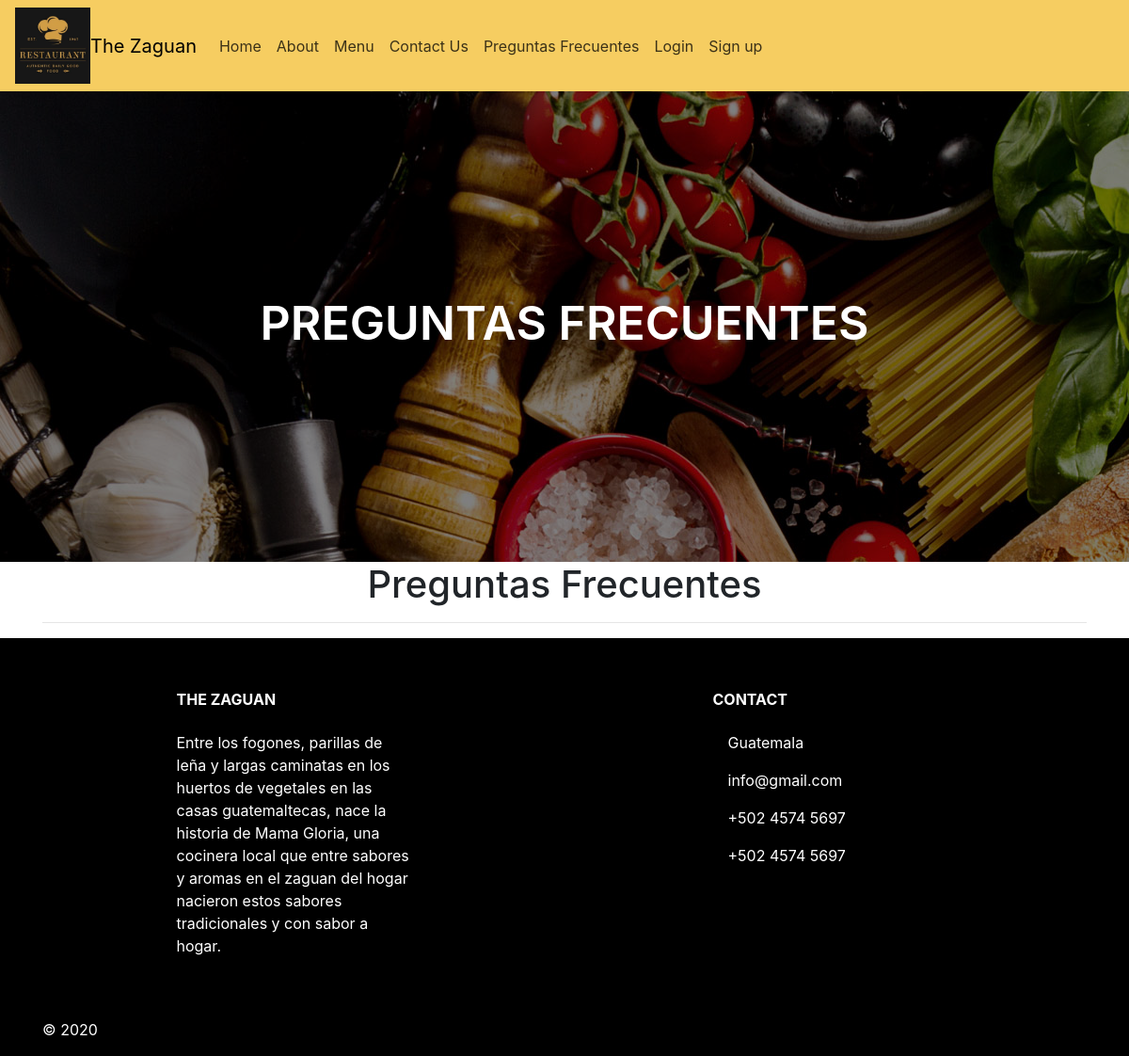
The app's page /paginas/preguntas.php, older data.
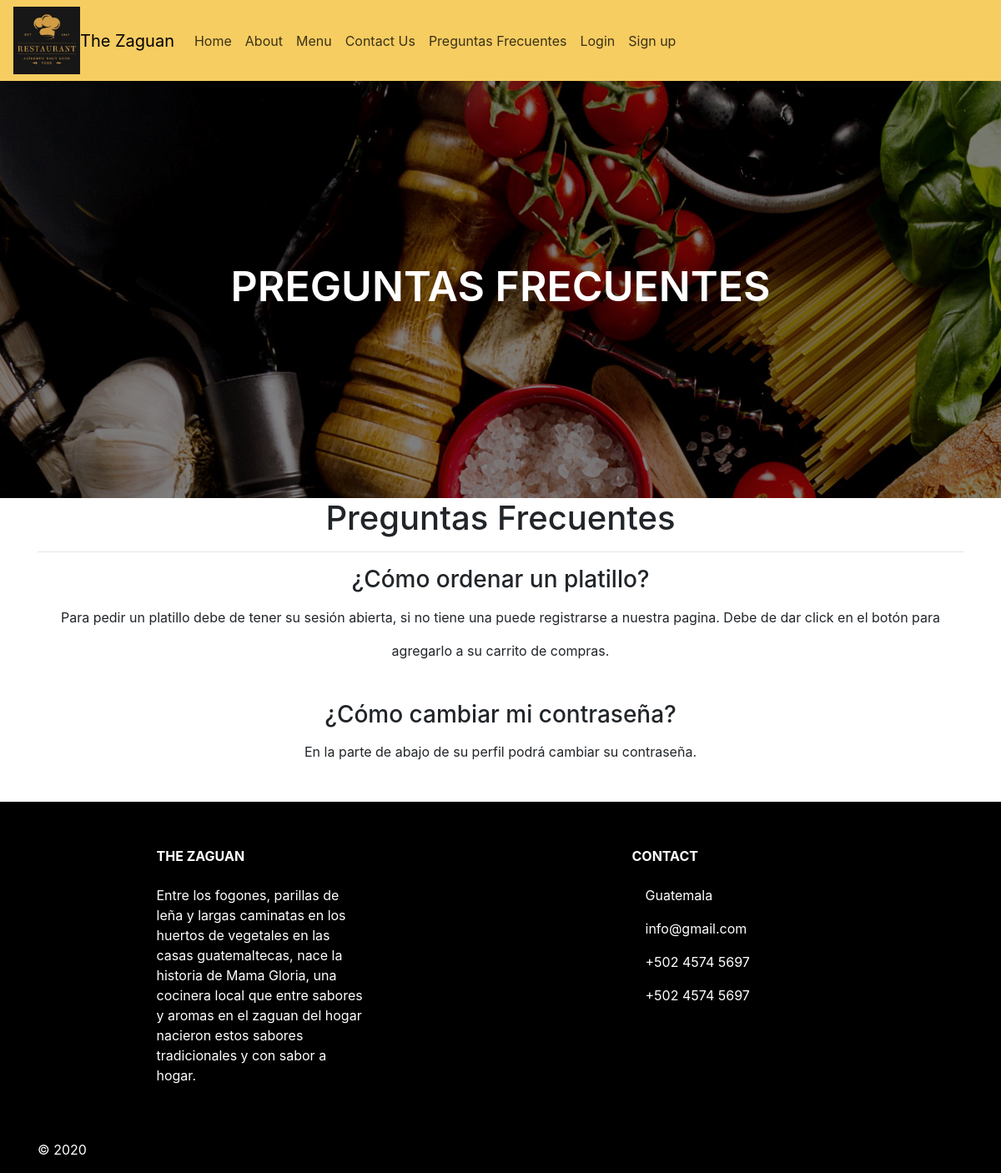
The same page, newer data.
### tables this page shows
CREATE TABLE `preguntas` (
  `ID_preguntas` int(11) NOT NULL,
  `pregunta` varchar(150) NOT NULL,
  `detalle` varchar(250) NOT NULL
);

### paginas/preguntas.php (the view, shortened to what this page needs)
<?php include '../conexion/conexion.php'; ?>
<!doctype html>
<html lang="en">
  <head>
    <link href="../sass/style.css" rel="stylesheet">
    <link rel="stylesheet" href="https://stackpath.bootstrapcdn.com/bootstrap/4.3.1/css/bootstrap.min.css">
  </head>
  <body class="text-center">
    <header >
      <nav class="navbar navbar-expand-xl navbar_intems " id="l"> <img src="../img/Logo.JPG" alt=80px width="80px"><a class="navbar-brand" href="#">The Zaguan</a>
           <div class="collapse navbar-collapse" id="navbarNavAltMarkup">
            <div class="navbar-nav"> <a class="nav-item nav-link active" href="./Home.php">Home <span class="sr-only">(current)</span></a>
               <a class="nav-item nav-link" href="./about.html">About</a> <a class="nav-item nav-link" href="./menu.php">Menu</a>
               <a class="nav-item nav-link" href="../paginas/contact.php"> Contact Us</a><a class="nav-item nav-link" href="../paginas/preguntas.php"> Preguntas Frecuentes</a>
               <a class="nav-item nav-link" href="./login.php"> Login</a> <a class="nav-item nav-link" href="./registry.php"> Sign up</a>
                <a class="nav-item nav-link disabled" href="#"></a> </div> </div>
              </nav>
    </header>
    <section>
      <div class="food_offer3" >
          <div class="overlay">
            <div class="valign_wrapper">
              <h1 class="food_offer_heading " >Preguntas Frecuentes</h1>
              </div>
          </div>
        </div>
      </section>
      <section>
          <div class="container">
            <div class="row">
                <div class="col-md-12">
                    <h1> Preguntas Frecuentes</h1>
                    <hr>
                    <?php $result = $mysqli->query("SELECT * FROM preguntas") or die($mysqli->error);
                    while ($row = mysqli_fetch_assoc($result)){?>
                    <h3> <?php echo $row['pregunta']?> </h3>
                        <p class="line-space"> <?php echo $row['detalle']?> </p>
                    <br>
                    <?php }?>
                </div>
            </div>
        </div>
      </section>
    <footer class="page-footer font-small mdb-color pt-4" id="f">
      <div class="container text-center text-md-left">
        <div class="row text-center text-md-left mt-3 pb-3">
          <div class="col-md-3 col-lg-3 col-xl-3 mx-auto mt-3">
            <h6 class="text-uppercase mb-4 font-weight-bold">The Zaguan</h6>
            <p>Entre los fogones, parillas de leña y largas caminatas en los huertos de vegetales en las casas guatemaltecas,
              nace la historia de Mama Gloria, una cocinera local que entre sabores y aromas en el zaguan del hogar nacieron
              estos sabores tradicionales y con sabor a hogar.</p>
            </div>
          <div class="col-md-4 col-lg-3 col-xl-3 mx-auto mt-3">
            <h6 class="text-uppercase mb-4 font-weight-bold">Contact</h6>
            <p>
              <i class="fas fa-home mr-3"></i> Guatemala</p>
            <p>
              <i class="fas fa-envelope mr-3"></i> info@gmail.com</p>
            <p>
              <i class="fas fa-phone mr-3"></i> +502 4574 5697</p>
            <p>
              <i class="fas fa-print mr-3"></i> +502 4574 5697</p>
          </div>
        </div>
        <hr>
        <div class="row d-flex align-items-center">
          <div class="col-md-3 col-lg-4">
            <p class="text-center text-md-left">© 2020
            </p>
          </div>
      </div>
    </footer>
  </body>
</html>

### sass/style.css (style rules this page uses)
.food_offer3 { width: 100%; height: 500px; background-image: url("../img/bg_5.jpg"); color: #fff; }
.food_offer_heading { font-weight: 600; font-size: 50px; text-transform: uppercase; }
.navbar-brand { color: black; }
.navbar-nav .nav-link { color: rgba(0, 0, 0, 0.76); }
.valign_wrapper { text-align: center; }
.align-items-center { -webkit-box-align: center; -ms-flex-align: center; align-items: center; }
.overlay { display: -webkit-box; display: -ms-flexbox; display: flex; -ms-flex-wrap: wrap; flex-wrap: wrap; -webkit-box-pack: center; -ms-flex-pack: center; justify-content: center; -webkit-box-align: center; -ms-flex-align: center; align-items: center; width: 100%; height: 100%; background-color: rgba(0, 0, 0, 0.5); }
.line-space { line-height: 40px; }
#f { background-color: black; color: #fff; }
#l { background-color: #f6cd61; }

Row changes from the older to the newer data that the page shows:
added preguntas: pregunta "¿Cómo ordenar un platillo?", detalle "Para pedir un platillo debe de tener su sesión abierta, si no tiene una puede registrarse a nuestra pagina. Debe de dar click en el botón para agregarlo a su carrito de compras."
added preguntas: pregunta "¿Cómo cambiar mi contraseña?", detalle "En la parte de abajo de su perfil podrá cambiar su contraseña."
